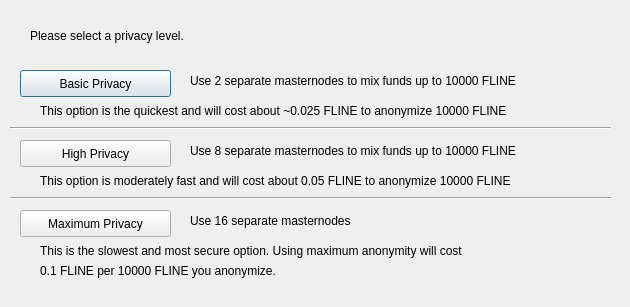
<?xml version="1.0" encoding="UTF-8"?>
<ui version="4.0">
 <class>ObfuscationConfig</class>
 <widget class="QDialog" name="ObfuscationConfig">
  <property name="geometry">
   <rect>
    <x>0</x>
    <y>0</y>
    <width>630</width>
    <height>307</height>
   </rect>
  </property>
  <property name="windowTitle">
   <string>Configure Obfuscation</string>
  </property>
  <widget class="QPushButton" name="buttonBasic">
   <property name="geometry">
    <rect>
     <x>20</x>
     <y>70</y>
     <width>151</width>
     <height>27</height>
    </rect>
   </property>
   <property name="text">
    <string>Basic Privacy</string>
   </property>
  </widget>
  <widget class="QPushButton" name="buttonHigh">
   <property name="geometry">
    <rect>
     <x>20</x>
     <y>140</y>
     <width>151</width>
     <height>27</height>
    </rect>
   </property>
   <property name="text">
    <string>High Privacy</string>
   </property>
  </widget>
  <widget class="QPushButton" name="buttonMax">
   <property name="geometry">
    <rect>
     <x>20</x>
     <y>210</y>
     <width>151</width>
     <height>27</height>
    </rect>
   </property>
   <property name="text">
    <string>Maximum Privacy</string>
   </property>
  </widget>
  <widget class="QLabel" name="label">
   <property name="geometry">
    <rect>
     <x>30</x>
     <y>20</y>
     <width>571</width>
     <height>31</height>
    </rect>
   </property>
   <property name="text">
    <string>Please select a privacy level.</string>
   </property>
  </widget>
  <widget class="QLabel" name="label_2">
   <property name="geometry">
    <rect>
     <x>190</x>
     <y>70</y>
     <width>421</width>
     <height>21</height>
    </rect>
   </property>
   <property name="text">
    <string>Use 2 separate masternodes to mix funds up to 10000 FLINE</string>
   </property>
  </widget>
  <widget class="QLabel" name="label_3">
   <property name="geometry">
    <rect>
     <x>190</x>
     <y>140</y>
     <width>411</width>
     <height>21</height>
    </rect>
   </property>
   <property name="text">
    <string>Use 8 separate masternodes to mix funds up to 10000 FLINE</string>
   </property>
  </widget>
  <widget class="QLabel" name="label_4">
   <property name="geometry">
    <rect>
     <x>190</x>
     <y>210</y>
     <width>421</width>
     <height>21</height>
    </rect>
   </property>
   <property name="text">
    <string>Use 16 separate masternodes</string>
   </property>
  </widget>
  <widget class="QLabel" name="label_6">
   <property name="geometry">
    <rect>
     <x>40</x>
     <y>100</y>
     <width>561</width>
     <height>21</height>
    </rect>
   </property>
   <property name="text">
    <string>This option is the quickest and will cost about ~0.025 FLINE to anonymize 10000 FLINE</string>
   </property>
  </widget>
  <widget class="QLabel" name="label_7">
   <property name="geometry">
    <rect>
     <x>40</x>
     <y>170</y>
     <width>561</width>
     <height>21</height>
    </rect>
   </property>
   <property name="text">
    <string>This option is moderately fast and will cost about 0.05 FLINE to anonymize 10000 FLINE</string>
   </property>
  </widget>
  <widget class="QLabel" name="label_8">
   <property name="geometry">
    <rect>
     <x>40</x>
     <y>240</y>
     <width>561</width>
     <height>21</height>
    </rect>
   </property>
   <property name="text">
    <string>This is the slowest and most secure option. Using maximum anonymity will cost</string>
   </property>
  </widget>
  <widget class="QLabel" name="label_9">
   <property name="geometry">
    <rect>
     <x>40</x>
     <y>260</y>
     <width>561</width>
     <height>21</height>
    </rect>
   </property>
   <property name="text">
    <string>0.1 FLINE per 10000 FLINE you anonymize.</string>
   </property>
  </widget>
  <widget class="Line" name="line">
   <property name="geometry">
    <rect>
     <x>10</x>
     <y>120</y>
     <width>601</width>
     <height>16</height>
    </rect>
   </property>
   <property name="orientation">
    <enum>Qt::Horizontal</enum>
   </property>
  </widget>
  <widget class="Line" name="line_2">
   <property name="geometry">
    <rect>
     <x>10</x>
     <y>190</y>
     <width>601</width>
     <height>16</height>
    </rect>
   </property>
   <property name="orientation">
    <enum>Qt::Horizontal</enum>
   </property>
  </widget>
 </widget>
 <resources/>
 <connections/>
</ui>
